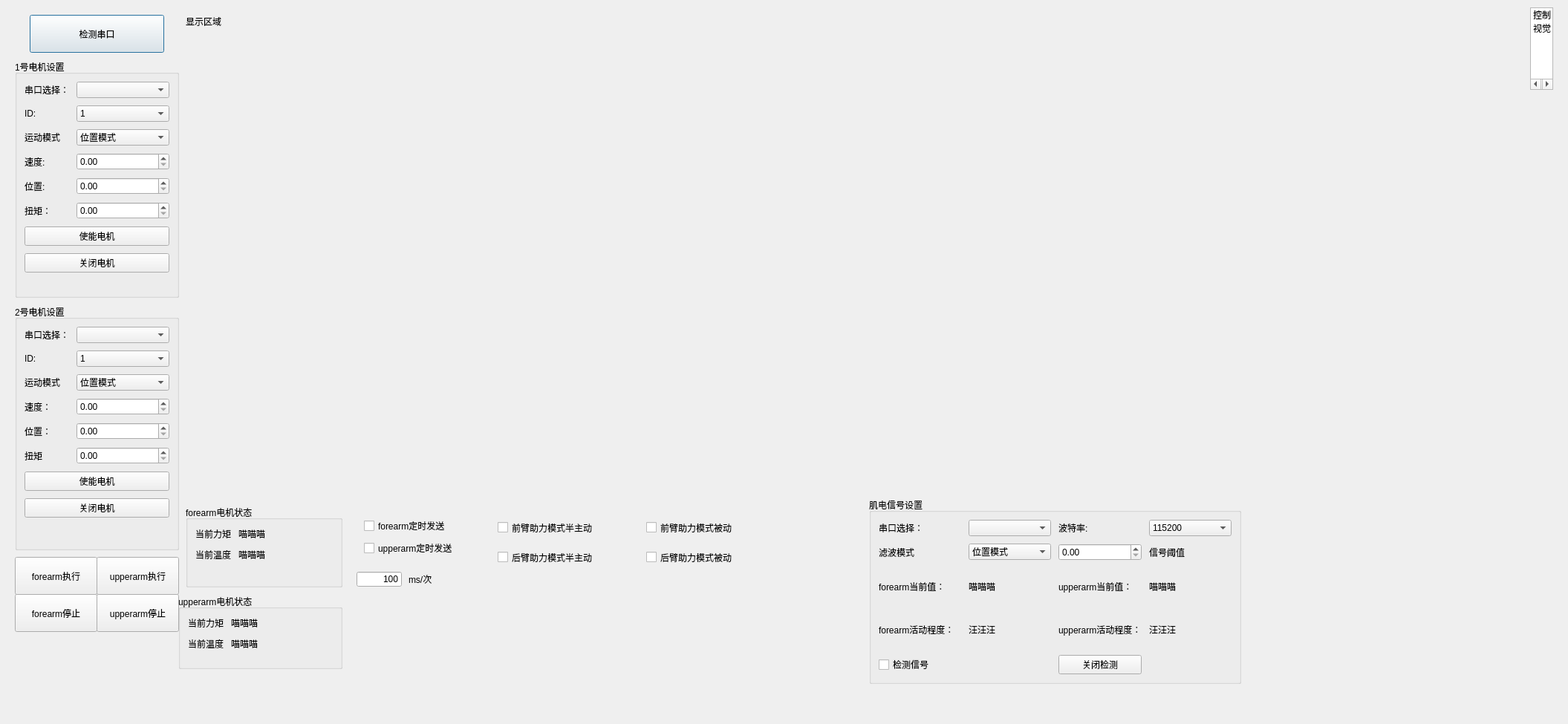
<?xml version="1.0" encoding="UTF-8"?>
<ui version="4.0">
 <class>Form</class>
 <widget class="QWidget" name="Form">
  <property name="geometry">
   <rect>
    <x>0</x>
    <y>0</y>
    <width>2111</width>
    <height>975</height>
   </rect>
  </property>
  <property name="windowTitle">
   <string>Form</string>
  </property>
  <widget class="QStackedWidget" name="stackedWidget">
   <property name="geometry">
    <rect>
     <x>20</x>
     <y>10</y>
     <width>2041</width>
     <height>1051</height>
    </rect>
   </property>
   <property name="currentIndex">
    <number>0</number>
   </property>
   <widget class="QWidget" name="page">
    <widget class="QCheckBox" name="timer_send_cb">
     <property name="geometry">
      <rect>
       <x>470</x>
       <y>690</y>
       <width>141</width>
       <height>16</height>
      </rect>
     </property>
     <property name="text">
      <string>forearm定时发送</string>
     </property>
    </widget>
    <widget class="QGroupBox" name="formGroupBox">
     <property name="geometry">
      <rect>
       <x>230</x>
       <y>670</y>
       <width>211</width>
       <height>111</height>
      </rect>
     </property>
     <property name="title">
      <string>forearm电机状态</string>
     </property>
     <layout class="QFormLayout" name="formLayout_2">
      <property name="horizontalSpacing">
       <number>10</number>
      </property>
      <property name="verticalSpacing">
       <number>10</number>
      </property>
      <property name="leftMargin">
       <number>10</number>
      </property>
      <property name="topMargin">
       <number>10</number>
      </property>
      <property name="rightMargin">
       <number>10</number>
      </property>
      <property name="bottomMargin">
       <number>10</number>
      </property>
      <item row="0" column="0">
       <widget class="QLabel" name="label">
        <property name="text">
         <string>当前力矩</string>
        </property>
       </widget>
      </item>
      <item row="1" column="0">
       <widget class="QLabel" name="label_2">
        <property name="text">
         <string>当前温度</string>
        </property>
       </widget>
      </item>
      <item row="0" column="1">
       <widget class="QLabel" name="forearm_cuurent_torque">
        <property name="text">
         <string>喵喵喵</string>
        </property>
       </widget>
      </item>
      <item row="1" column="1">
       <widget class="QLabel" name="EMG_forearm_cuurent_3">
        <property name="text">
         <string>喵喵喵</string>
        </property>
       </widget>
      </item>
     </layout>
    </widget>
    <widget class="QGroupBox" name="formGroupBox_2">
     <property name="geometry">
      <rect>
       <x>220</x>
       <y>790</y>
       <width>221</width>
       <height>101</height>
      </rect>
     </property>
     <property name="title">
      <string>upperarm电机状态</string>
     </property>
     <layout class="QFormLayout" name="formLayout_3">
      <property name="horizontalSpacing">
       <number>10</number>
      </property>
      <property name="verticalSpacing">
       <number>10</number>
      </property>
      <property name="leftMargin">
       <number>10</number>
      </property>
      <property name="topMargin">
       <number>10</number>
      </property>
      <property name="rightMargin">
       <number>10</number>
      </property>
      <property name="bottomMargin">
       <number>10</number>
      </property>
      <item row="0" column="0">
       <widget class="QLabel" name="label_3">
        <property name="text">
         <string>当前力矩</string>
        </property>
       </widget>
      </item>
      <item row="1" column="0">
       <widget class="QLabel" name="label_4">
        <property name="text">
         <string>当前温度</string>
        </property>
       </widget>
      </item>
      <item row="0" column="1">
       <widget class="QLabel" name="upperarm_cuurent_torque">
        <property name="text">
         <string>喵喵喵</string>
        </property>
       </widget>
      </item>
      <item row="1" column="1">
       <widget class="QLabel" name="upperarm_current_tem">
        <property name="text">
         <string>喵喵喵</string>
        </property>
       </widget>
      </item>
     </layout>
    </widget>
    <widget class="QGroupBox" name="formGroupBox_4">
     <property name="geometry">
      <rect>
       <x>0</x>
       <y>400</y>
       <width>221</width>
       <height>331</height>
      </rect>
     </property>
     <property name="title">
      <string>2号电机设置</string>
     </property>
     <layout class="QFormLayout" name="formLayout_4">
      <property name="horizontalSpacing">
       <number>10</number>
      </property>
      <property name="verticalSpacing">
       <number>10</number>
      </property>
      <property name="leftMargin">
       <number>10</number>
      </property>
      <property name="topMargin">
       <number>10</number>
      </property>
      <property name="rightMargin">
       <number>10</number>
      </property>
      <property name="bottomMargin">
       <number>10</number>
      </property>
      <item row="0" column="0">
       <widget class="QLabel" name="s1__lb_7">
        <property name="text">
         <string>串口选择：</string>
        </property>
       </widget>
      </item>
      <item row="0" column="1">
       <widget class="QComboBox" name="serial_box"/>
      </item>
      <item row="1" column="0">
       <widget class="QLabel" name="s1__lb_8">
        <property name="text">
         <string>ID:</string>
        </property>
       </widget>
      </item>
      <item row="1" column="1">
       <widget class="QComboBox" name="canID_box_2">
        <item>
         <property name="text">
          <string>1</string>
         </property>
        </item>
        <item>
         <property name="text">
          <string>2</string>
         </property>
        </item>
        <item>
         <property name="text">
          <string>3</string>
         </property>
        </item>
        <item>
         <property name="text">
          <string>4</string>
         </property>
        </item>
        <item>
         <property name="text">
          <string>5</string>
         </property>
        </item>
       </widget>
      </item>
      <item row="2" column="0">
       <widget class="QLabel" name="s1__lb_9">
        <property name="text">
         <string>运动模式</string>
        </property>
       </widget>
      </item>
      <item row="2" column="1">
       <widget class="QComboBox" name="mode_box_2">
        <item>
         <property name="text">
          <string>位置模式</string>
         </property>
        </item>
        <item>
         <property name="text">
          <string>运控模式</string>
         </property>
        </item>
        <item>
         <property name="text">
          <string>速度模式</string>
         </property>
        </item>
        <item>
         <property name="text">
          <string>电流模式</string>
         </property>
        </item>
       </widget>
      </item>
      <item row="3" column="0">
       <widget class="QLabel" name="s1__lb_10">
        <property name="text">
         <string>速度：</string>
        </property>
       </widget>
      </item>
      <item row="4" column="0">
       <widget class="QLabel" name="s1__lb_11">
        <property name="text">
         <string>位置：</string>
        </property>
       </widget>
      </item>
      <item row="5" column="0">
       <widget class="QLabel" name="s1__lb_12">
        <property name="text">
         <string>扭矩</string>
        </property>
       </widget>
      </item>
      <item row="6" column="0" colspan="2">
       <widget class="QPushButton" name="open_button_2">
        <property name="text">
         <string>使能电机</string>
        </property>
       </widget>
      </item>
      <item row="7" column="0" colspan="2">
       <widget class="QPushButton" name="close_button_2">
        <property name="text">
         <string>关闭电机</string>
        </property>
       </widget>
      </item>
      <item row="3" column="1">
       <widget class="QDoubleSpinBox" name="speed_doubleSpinBox_2"/>
      </item>
      <item row="4" column="1">
       <widget class="QDoubleSpinBox" name="position_doubleSpinBox_2"/>
      </item>
      <item row="5" column="1">
       <widget class="QDoubleSpinBox" name="torque_doubleSpinBox_2"/>
      </item>
     </layout>
    </widget>
    <widget class="QLineEdit" name="lineEdit_3">
     <property name="geometry">
      <rect>
       <x>460</x>
       <y>760</y>
       <width>61</width>
       <height>20</height>
      </rect>
     </property>
     <property name="text">
      <string>100</string>
     </property>
     <property name="alignment">
      <set>Qt::AlignRight|Qt::AlignTrailing|Qt::AlignVCenter</set>
     </property>
    </widget>
    <widget class="QPushButton" name="s3__send_button">
     <property name="geometry">
      <rect>
       <x>0</x>
       <y>740</y>
       <width>111</width>
       <height>51</height>
      </rect>
     </property>
     <property name="text">
      <string>forearm执行</string>
     </property>
    </widget>
    <widget class="QPushButton" name="s3__clear_button">
     <property name="geometry">
      <rect>
       <x>0</x>
       <y>790</y>
       <width>111</width>
       <height>51</height>
      </rect>
     </property>
     <property name="text">
      <string>forearm停止</string>
     </property>
    </widget>
    <widget class="QPushButton" name="checkbox">
     <property name="geometry">
      <rect>
       <x>20</x>
       <y>10</y>
       <width>181</width>
       <height>51</height>
      </rect>
     </property>
     <property name="text">
      <string>检测串口</string>
     </property>
     <property name="autoRepeatInterval">
      <number>100</number>
     </property>
     <property name="default">
      <bool>true</bool>
     </property>
    </widget>
    <widget class="QPushButton" name="s3__send_button_2">
     <property name="geometry">
      <rect>
       <x>110</x>
       <y>740</y>
       <width>111</width>
       <height>51</height>
      </rect>
     </property>
     <property name="text">
      <string>upperarm执行</string>
     </property>
    </widget>
    <widget class="QCheckBox" name="timer_send_cb_2">
     <property name="geometry">
      <rect>
       <x>470</x>
       <y>720</y>
       <width>171</width>
       <height>16</height>
      </rect>
     </property>
     <property name="text">
      <string>upperarm定时发送</string>
     </property>
    </widget>
    <widget class="QPushButton" name="s3__clear_button_2">
     <property name="geometry">
      <rect>
       <x>110</x>
       <y>790</y>
       <width>111</width>
       <height>51</height>
      </rect>
     </property>
     <property name="text">
      <string>upperarm停止</string>
     </property>
    </widget>
    <widget class="QLabel" name="dw">
     <property name="geometry">
      <rect>
       <x>530</x>
       <y>760</y>
       <width>54</width>
       <height>20</height>
      </rect>
     </property>
     <property name="text">
      <string>ms/次</string>
     </property>
    </widget>
    <widget class="QGroupBox" name="formGroupBox_3">
     <property name="geometry">
      <rect>
       <x>0</x>
       <y>70</y>
       <width>221</width>
       <height>321</height>
      </rect>
     </property>
     <property name="title">
      <string>1号电机设置</string>
     </property>
     <layout class="QFormLayout" name="formLayout">
      <property name="horizontalSpacing">
       <number>10</number>
      </property>
      <property name="verticalSpacing">
       <number>10</number>
      </property>
      <property name="leftMargin">
       <number>10</number>
      </property>
      <property name="topMargin">
       <number>10</number>
      </property>
      <property name="rightMargin">
       <number>10</number>
      </property>
      <property name="bottomMargin">
       <number>10</number>
      </property>
      <item row="0" column="0">
       <widget class="QLabel" name="s1__lb_13">
        <property name="text">
         <string>串口选择：</string>
        </property>
       </widget>
      </item>
      <item row="0" column="1">
       <widget class="QComboBox" name="serial_selection_box"/>
      </item>
      <item row="1" column="0">
       <widget class="QLabel" name="s1__lb_2">
        <property name="text">
         <string>ID:</string>
        </property>
       </widget>
      </item>
      <item row="1" column="1">
       <widget class="QComboBox" name="canID_box">
        <item>
         <property name="text">
          <string>1</string>
         </property>
        </item>
        <item>
         <property name="text">
          <string>2</string>
         </property>
        </item>
        <item>
         <property name="text">
          <string>3</string>
         </property>
        </item>
        <item>
         <property name="text">
          <string>4</string>
         </property>
        </item>
        <item>
         <property name="text">
          <string>5</string>
         </property>
        </item>
       </widget>
      </item>
      <item row="2" column="0">
       <widget class="QLabel" name="s1__lb_3">
        <property name="text">
         <string>运动模式</string>
        </property>
       </widget>
      </item>
      <item row="2" column="1">
       <widget class="QComboBox" name="mode_box">
        <item>
         <property name="text">
          <string>位置模式</string>
         </property>
        </item>
        <item>
         <property name="text">
          <string>运控模式</string>
         </property>
        </item>
        <item>
         <property name="text">
          <string>速度模式</string>
         </property>
        </item>
        <item>
         <property name="text">
          <string>电流模式</string>
         </property>
        </item>
       </widget>
      </item>
      <item row="3" column="0">
       <widget class="QLabel" name="s1__lb_4">
        <property name="text">
         <string>速度:</string>
        </property>
       </widget>
      </item>
      <item row="4" column="0">
       <widget class="QLabel" name="s1__lb_5">
        <property name="text">
         <string>位置:</string>
        </property>
       </widget>
      </item>
      <item row="5" column="0">
       <widget class="QLabel" name="s1__lb_6">
        <property name="text">
         <string>扭矩：</string>
        </property>
       </widget>
      </item>
      <item row="6" column="0" colspan="2">
       <widget class="QPushButton" name="open_button">
        <property name="text">
         <string>使能电机</string>
        </property>
       </widget>
      </item>
      <item row="7" column="0" colspan="2">
       <widget class="QPushButton" name="close_button">
        <property name="text">
         <string>关闭电机</string>
        </property>
       </widget>
      </item>
      <item row="3" column="1">
       <widget class="QDoubleSpinBox" name="speed_doubleSpinBox"/>
      </item>
      <item row="4" column="1">
       <widget class="QDoubleSpinBox" name="posision_doubleSpinBox_1"/>
      </item>
      <item row="5" column="1">
       <widget class="QDoubleSpinBox" name="torque_doubleSpinBox_3"/>
      </item>
     </layout>
    </widget>
    <widget class="QWidget" name="verticalLayoutWidget">
     <property name="geometry">
      <rect>
       <x>219</x>
       <y>29</y>
       <width>911</width>
       <height>301</height>
      </rect>
     </property>
     <layout class="QVBoxLayout" name="display_verticalLayout_1"/>
    </widget>
    <widget class="QLabel" name="display_label">
     <property name="geometry">
      <rect>
       <x>230</x>
       <y>10</y>
       <width>81</width>
       <height>18</height>
      </rect>
     </property>
     <property name="text">
      <string>显示区域</string>
     </property>
    </widget>
    <widget class="QWidget" name="verticalLayoutWidget_2">
     <property name="geometry">
      <rect>
       <x>220</x>
       <y>340</y>
       <width>911</width>
       <height>301</height>
      </rect>
     </property>
     <layout class="QVBoxLayout" name="display_verticalLayout_2"/>
    </widget>
    <widget class="QWidget" name="verticalLayoutWidget_4">
     <property name="geometry">
      <rect>
       <x>1140</x>
       <y>340</y>
       <width>741</width>
       <height>301</height>
      </rect>
     </property>
     <layout class="QVBoxLayout" name="display_verticalLayout_4"/>
    </widget>
    <widget class="QGroupBox" name="formGroupBox_EMG">
     <property name="geometry">
      <rect>
       <x>1150</x>
       <y>660</y>
       <width>501</width>
       <height>251</height>
      </rect>
     </property>
     <property name="title">
      <string>肌电信号设置</string>
     </property>
     <layout class="QGridLayout" name="gridLayout">
      <property name="leftMargin">
       <number>10</number>
      </property>
      <property name="topMargin">
       <number>10</number>
      </property>
      <property name="rightMargin">
       <number>10</number>
      </property>
      <property name="bottomMargin">
       <number>10</number>
      </property>
      <property name="spacing">
       <number>10</number>
      </property>
      <item row="2" column="2">
       <widget class="QDoubleSpinBox" name="speed_doubleSpinBox_EMG"/>
      </item>
      <item row="7" column="2">
       <widget class="QPushButton" name="close_button_EMG">
        <property name="text">
         <string>关闭检测</string>
        </property>
       </widget>
      </item>
      <item row="7" column="0">
       <widget class="QCheckBox" name="open_button_EMG">
        <property name="text">
         <string>检测信号</string>
        </property>
       </widget>
      </item>
      <item row="0" column="0">
       <widget class="QLabel" name="s1_serial_EMG">
        <property name="text">
         <string>串口选择：</string>
        </property>
       </widget>
      </item>
      <item row="0" column="1">
       <widget class="QComboBox" name="serial_selection_box_EMG"/>
      </item>
      <item row="0" column="2">
       <widget class="QLabel" name="s1__lb_15">
        <property name="text">
         <string>波特率:</string>
        </property>
       </widget>
      </item>
      <item row="2" column="0">
       <widget class="QLabel" name="s1__lb_16">
        <property name="text">
         <string>滤波模式</string>
        </property>
       </widget>
      </item>
      <item row="4" column="0">
       <widget class="QLabel" name="s1__lb_18">
        <property name="text">
         <string>forearm当前值：</string>
        </property>
       </widget>
      </item>
      <item row="2" column="3">
       <widget class="QLabel" name="s1__lb_17">
        <property name="text">
         <string>信号阈值</string>
        </property>
       </widget>
      </item>
      <item row="0" column="3">
       <widget class="QComboBox" name="canID_box_3">
        <item>
         <property name="text">
          <string>115200</string>
         </property>
        </item>
        <item>
         <property name="text">
          <string>9600</string>
         </property>
        </item>
       </widget>
      </item>
      <item row="2" column="1">
       <widget class="QComboBox" name="mode_box_3">
        <item>
         <property name="text">
          <string>位置模式</string>
         </property>
        </item>
        <item>
         <property name="text">
          <string>运控模式</string>
         </property>
        </item>
        <item>
         <property name="text">
          <string>速度模式</string>
         </property>
        </item>
        <item>
         <property name="text">
          <string>电流模式</string>
         </property>
        </item>
       </widget>
      </item>
      <item row="4" column="3">
       <widget class="QLabel" name="EMG_upperarm_current">
        <property name="text">
         <string>喵喵喵</string>
        </property>
       </widget>
      </item>
      <item row="4" column="2">
       <widget class="QLabel" name="s1__lb_19">
        <property name="text">
         <string>upperarm当前值：</string>
        </property>
       </widget>
      </item>
      <item row="5" column="0">
       <widget class="QLabel" name="forearm_activity">
        <property name="text">
         <string>forearm活动程度：</string>
        </property>
       </widget>
      </item>
      <item row="4" column="1">
       <widget class="QLabel" name="EMG_forearm_cuurent">
        <property name="text">
         <string>喵喵喵</string>
        </property>
       </widget>
      </item>
      <item row="5" column="1">
       <widget class="QLabel" name="EMG_forearm_activity">
        <property name="text">
         <string>汪汪汪</string>
        </property>
       </widget>
      </item>
      <item row="5" column="2">
       <widget class="QLabel" name="forearm_activity_5">
        <property name="text">
         <string>upperarm活动程度：</string>
        </property>
       </widget>
      </item>
      <item row="5" column="3">
       <widget class="QLabel" name="EMG_upperarm_activity">
        <property name="text">
         <string>汪汪汪</string>
        </property>
       </widget>
      </item>
     </layout>
    </widget>
    <widget class="QWidget" name="verticalLayoutWidget_3">
     <property name="geometry">
      <rect>
       <x>1140</x>
       <y>30</y>
       <width>741</width>
       <height>301</height>
      </rect>
     </property>
     <layout class="QVBoxLayout" name="display_verticalLayout_3"/>
    </widget>
    <widget class="QCheckBox" name="help_forearm_box">
     <property name="geometry">
      <rect>
       <x>650</x>
       <y>680</y>
       <width>181</width>
       <height>41</height>
      </rect>
     </property>
     <property name="text">
      <string>前臂助力模式半主动</string>
     </property>
    </widget>
    <widget class="QCheckBox" name="help_upperarm_box">
     <property name="geometry">
      <rect>
       <x>650</x>
       <y>720</y>
       <width>171</width>
       <height>41</height>
      </rect>
     </property>
     <property name="text">
      <string>后臂助力模式半主动</string>
     </property>
    </widget>
    <widget class="QCheckBox" name="passivity_help_forearm_box">
     <property name="geometry">
      <rect>
       <x>850</x>
       <y>680</y>
       <width>181</width>
       <height>41</height>
      </rect>
     </property>
     <property name="text">
      <string>前臂助力模式被动</string>
     </property>
    </widget>
    <widget class="QCheckBox" name="passivity_help_upperarm_box">
     <property name="geometry">
      <rect>
       <x>850</x>
       <y>720</y>
       <width>181</width>
       <height>41</height>
      </rect>
     </property>
     <property name="text">
      <string>后臂助力模式被动</string>
     </property>
    </widget>
   </widget>
   <widget class="QWidget" name="page_2"/>
  </widget>
  <widget class="QListWidget" name="listWidget_2">
   <property name="geometry">
    <rect>
     <x>2060</x>
     <y>10</y>
     <width>31</width>
     <height>111</height>
    </rect>
   </property>
   <item>
    <property name="text">
     <string>控制</string>
    </property>
   </item>
   <item>
    <property name="text">
     <string>视觉</string>
    </property>
   </item>
  </widget>
 </widget>
 <resources/>
 <connections/>
</ui>
